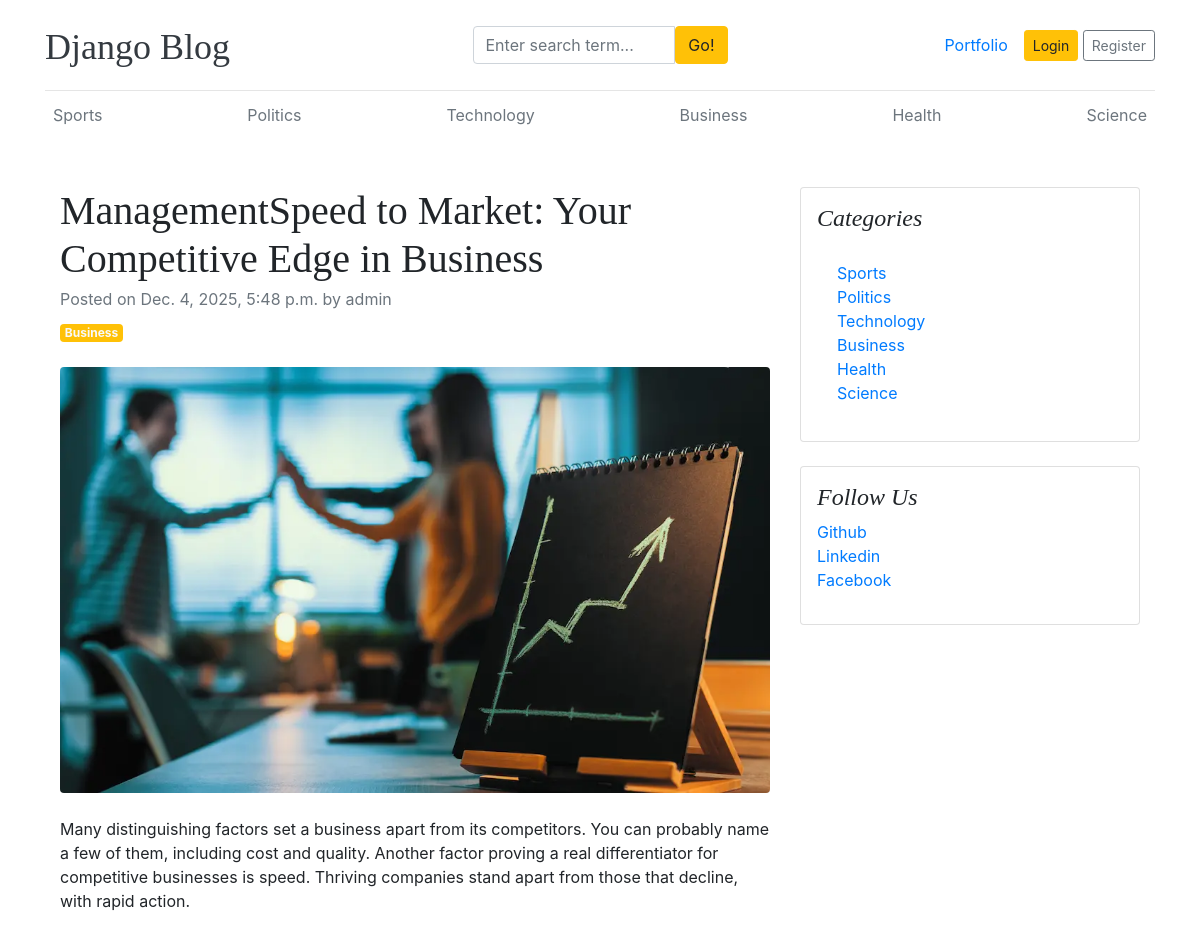
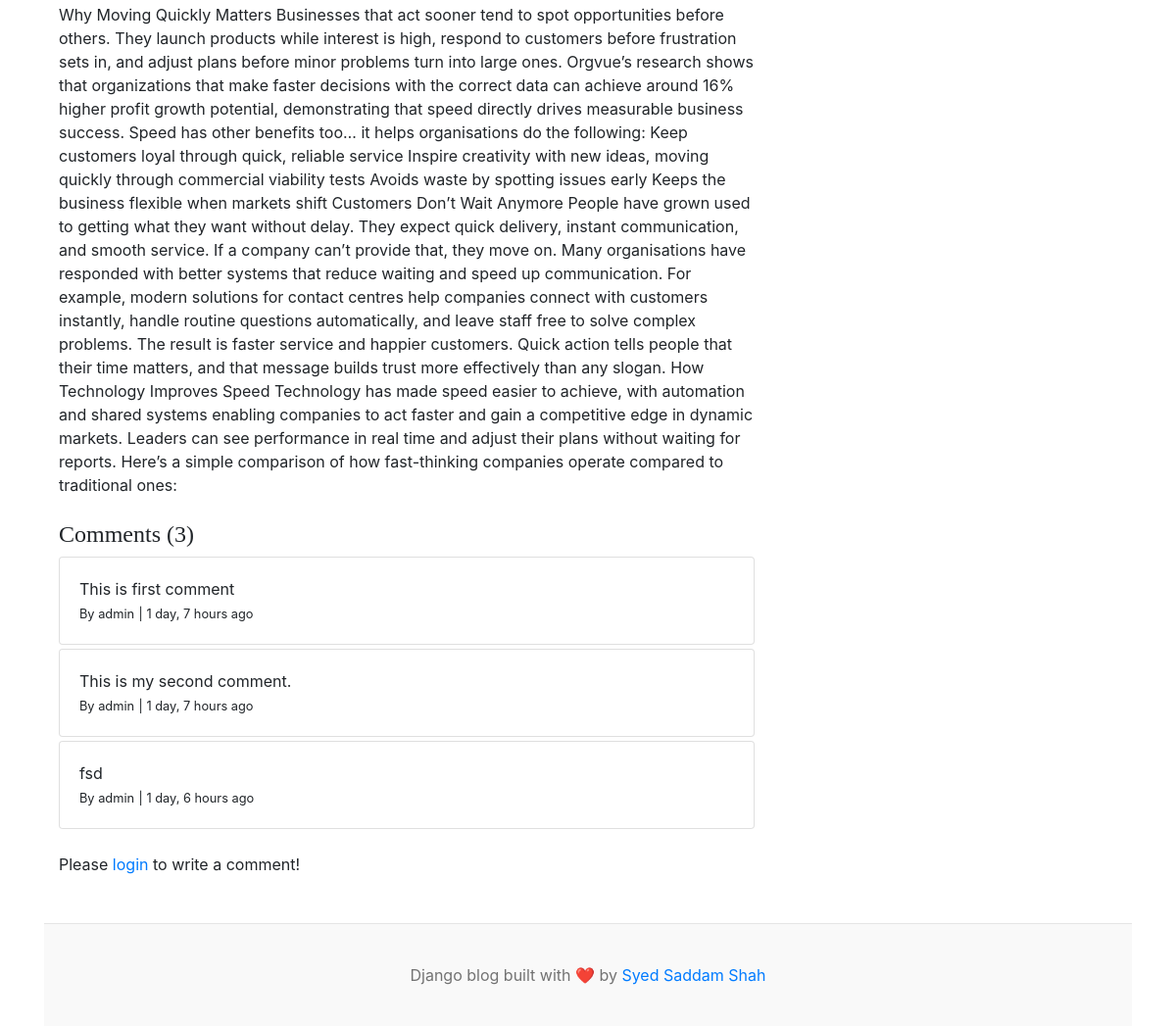
The app's page /blogs/managementspeed-to-market-your-competitive-edge-in-business/ with its own data (2 pictures, top to bottom).
### blogs/models.py (models this page shows, shortened)
class Category(models.Model):
    category_name = models.CharField(max_length = 50, unique=True)
    created_at = models.DateTimeField(auto_now_add=True)
    updated_at = models.DateTimeField(auto_now=True)
    class Meta:
        verbose_name_plural = 'categories'
    def __str__(self):
        return self.category_name

class Blog(models.Model):
    title = models.CharField(max_length=100)
    slug = models.SlugField(max_length=150, unique=True, blank=True)
    category = models.ForeignKey(Category, on_delete=models.CASCADE)
    author = models.ForeignKey(User, on_delete=models.CASCADE)
    featured_image = models.ImageField(upload_to='uploads/%Y/%m/%d')
    short_description = models.TextField(max_length=500)
    blog_body = models.TextField(max_length=2000)
    status = models.CharField(max_length = 20, choices = STATUS_CHOICES, default = 'Draft')
    is_featured = models.BooleanField(default=True)
    created_at = models.DateTimeField(auto_now_add=True)
    updated_at = models.DateTimeField(auto_now=True)

class Comment(models.Model):
    user = models.ForeignKey(User, on_delete=models.CASCADE)
    blog = models.ForeignKey(Blog, on_delete=models.CASCADE)
    comment = models.TextField(max_length=250)
    created_at = models.DateTimeField(auto_now_add=True)
    updated_at = models.DateTimeField(auto_now=True)
    def __str__(self):
        return self.comment

### assignments/models.py (models this page shows, shortened)
class SocialLink(models.Model):
    platform = models.CharField(max_length= 25)
    link = models.URLField(max_length=100)
    created_at = models.DateTimeField(auto_now_add=True)
    updated_at = models.DateTimeField(auto_now=True)
    class Meta:
        verbose_name_plural = 'SocialLink'

### blogs/views.py (the view, shortened to what this page needs)
# urls.py: path('blogs/<slug:slug>/', BlogsView.blogs, name = 'blogs'),
def blogs(request, slug):
    single_blog = get_object_or_404(Blog, slug=slug, status = 'Published')
    comments = Comment.objects.filter(blog=single_blog)
    comment_count = comments.count()
    context = {
        'single_blog' : single_blog,
        'comments' : comments,
        'comment_count' : comment_count
   }
    return render(request, 'blogs.html' , context)

### blogs/context_processors.py (called while the page is built)
def get_categories(request):
    categories = Category.objects.all()
    return dict(categories = categories)

def get_social_links(request):
    social_links = SocialLink.objects.all()
    return dict(social_links = social_links)

### templates/blogs.html
{% extends 'base.html' %}
{% block content %}
<div class="container mt-5">
    <div class="row">
        <div class="col-lg-8">
            <article>
                <header class="mb-4">
                    <h1 class="fw-bolder mb-1"> {{ single_blog.title }}</h1>
                    <div class="text-muted fst-italic mb-2">Posted on {{single_blog.created_at }} by {{ single_blog.author }}</div>
                    <a class="badge bg-warning text-decoration-none text-light" href="#!">{{ single_blog.category }}</a>
                </header>
                <figure class="mb-4"><img class="img-fluid rounded" src="{{ single_blog.featured_image.url }}" alt="..." /></figure>
                <section class="mb-5">
                    <p class="fs-5 mb-4">{{ single_blog.short_description}}</p>
                    <p class="fs-5 mb-4">{{ single_blog.blog_body}}</p>
                     <h4>Comments ({{ comment_count }})</h4>
                     {% if comments %}
                        {% for comment in comments %}
                            <div class="card mt-1">
                                <div class="card-body">
                                    <p class="card-text mb-0">{{comment }}</p>
                                    <span>
                                        <small>By {{comment.user}}</small>
                                        <small> | {{comment.created_at | timesince}} ago</small>
                                    </span>
                                </div>
                            </div>
                        {% endfor %}
                     {% else %}
                     No comments yet
                     {% endif %}
                     <br>
                     <div class="form-group">
                        {% if user.is_authenticated %}
                        <form action="" method="POST">
                            {% csrf_token %}
                            <div class="form-group">
                                <textarea name="comment" class="form-control" placeholder="Write your comment"></textarea>
                                 <input type="submit" value="submit" class="btn btn-primary mt-2">
                            </div>
                        </form>
                        {% else %}
                        <p> Please <span><a href="{% url 'login' %}">login</a></span> to write a comment!</p>
                        {% endif %}
                     </div>
                    </section>
            </article>
        </div>
        <div class="col-lg-4">
            <div class="card mb-4 p-3">
                <h4 class="font-italic">Categories</h4>
                <div class="card-body">
                    <div class="row">
                        <div class="col-sm-6">
                            <ul class="list-unstyled mb-0">
                                {% for cat in categories %}
                                <li><a href="{% url 'posts_by_category' cat.id %}">{{ cat.category_name }}</a></li>
                                {% endfor %}
                            </ul>
                        </div>
                    </div>
                </div>
            </div>
             {% if social_links %}
            <div class="card mb-4 p-3">
                <h4 class="font-italic">Follow Us</h4>
                <ol class="list-unstyled">
                    {% for i in social_links %}
                    <li><a href="{{i.link}}" target="_blank">{{i.platform}}</a></li>
                    {% endfor %}
                </ol>
            </div>
            {% endif %}
        </div>
    </div>
</div>
{% endblock %}

### templates/base.html (shortened to what this page needs)
 {% load static %}
<!DOCTYPE html>
<html lang="en">
<head>
    <link href="https://getbootstrap.com/docs/4.0/dist/css/bootstrap.min.css" rel="stylesheet">
    <link href="{% static 'css/blog.css' %}" rel="stylesheet">
    <link rel="stylesheet" href="https://cdnjs.cloudflare.com/ajax/libs/font-awesome/4.7.0/css/font-awesome.min.css">
  </head>
<body>
    <div class="container">
      <header class="blog-header py-3">
        <div class="row flex-nowrap justify-content-between align-items-center">
          <div class="col-3 pt-1">
            <a class="blog-header-logo text-dark" href="/">Django Blog</a>
          </div>
          <div class="col-3">
            <form action="{% url 'search' %}">
                <div class="input-group">
                          <input class="form-control" type="text" name = 'keyword' value = "{{ keyword }}" placeholder="Enter search term..." aria-label="Enter search term..." aria-describedby="button-search" />
                          <button type = 'submit' class="btn btn-warning" id="button-search" type="button">Go!</button>
                </div>
            </form>
          </div>
          <div class="col-3 d-flex justify-content-end align-items-center">
            <div class="nav-item">
    <a class="nav-link" href="{% url 'portfolio:project_list' %}">Portfolio</a>
          </div>
            {% if not user.is_authenticated %}
            <a class="btn btn-sm btn-warning" href="{% url 'login' %}">Login</a> &nbsp;
            <a class="btn btn-sm btn-outline-secondary" href="{% url 'register' %}">Register</a>
            {% else %}
            <span> <a href="{% url 'dashboard' %}">Dashboard</a></span>
            &emsp;
            <span><a href="{% url 'logout' %}">Logout</a></span>
            {% endif %}
          </div>
        </div>
      </header>
      <div class="nav-scroller py-1 mb-2">
        <nav class="nav d-flex justify-content-between">
          {% for cat in categories %}
          <a class="p-2 text-muted" href="{% url 'posts_by_category' cat.id %}">{{cat.category_name}}</a>
           {% endfor %}
        </nav>
      </div>
{% block content %}
{% endblock %}
<footer class="blog-footer mt-auto">
  <p>Django blog built with ❤️ by <a href="{% url 'portfolio:project_list' %}">Syed Saddam Shah</a></p>
</footer>
</body>
</html>

### blog_main/static/css/blog.css (style rules this page uses)
.blog-header { border-bottom: 1px solid #e5e5e5; }
.blog-header-logo { font-family: "Playfair Display", Georgia, "Times New Roman", serif; font-size: 2.25rem; }
h1, h2, h3, h4, h5, h6 { font-family: "Playfair Display", Georgia, "Times New Roman", serif; }
.blog-footer { padding: 2.5rem 0; color: #727272; text-align: center; background-color: #f9f9f9; border-top: .05rem solid #e5e5e5; }
.blog-footer p:last-child { margin-bottom: 0; }

### records on screen
Category: category_name "Sports"
Category: category_name "Politics"
Category: category_name "Technology"
Category: category_name "Business"
Category: category_name "Health"
Category: category_name "Science"
Blog: title "ManagementSpeed to Market: Your Competitive Edge in Business", created_at "Dec. 4, 2025, 5:48 p.m.", author "admin", category "Business", featured_image (picture), short_description "Many distinguishing factors set a business apart from its competitors. You can probably name a few of them, including cost and quality. Another factor proving a real differentiator for competitive businesses is speed. Thriving companies stand apart from those that decline, with rapid action.", blog_body "Why Moving Quickly Matters Businesses that act sooner tend to spot opportunities before others. They launch products while interest is high, respond to customers before frustration sets in, and adjust plans before minor problems turn into large ones. Orgvue’s research shows that organizations that make faster decisions with the correct data can achieve around 16% higher profit growth potential, demonstrating that speed directly drives measurable business success. Speed has other benefits too… it helps organisations do the following: Keep customers loyal through quick, reliable service Inspire creativity with new ideas, moving quickly through commercial viability tests Avoids waste by…"
Comment: comment "This is first comment", user "admin", created_at "1 day, 7 hours"
Comment: comment "This is my second comment.", user "admin", created_at "1 day, 7 hours"
Comment: comment "fsd", user "admin", created_at "1 day, 6 hours"
SocialLink: platform "Github"
SocialLink: platform "Linkedin"
SocialLink: platform "Facebook"

### other values on screen
{{ comment_count }} "3"
